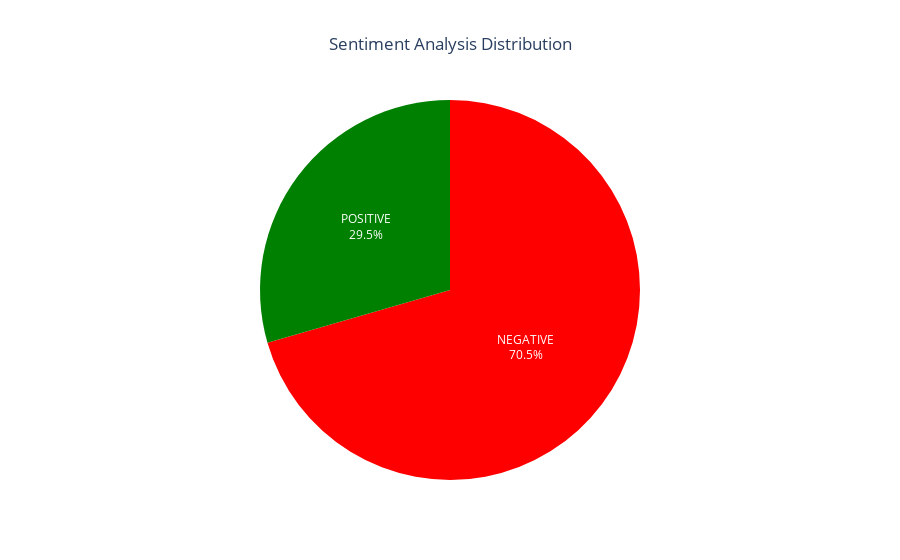

The notebook cell saved with this chart:
### Code cell
labels = list(sentiment_result.keys())  # ['NEGATIVE', 'POSITIVE']
values = list(sentiment_result.values())  # [39, 23]

fig = px.pie(
    names=labels, 
    values=values, 
    title="Sentiment Analysis Distribution",
    color=labels,
    color_discrete_map={"NEGATIVE": "red", "POSITIVE": "green"}
)

fig.update_traces(textinfo="percent+label")
fig.update_layout(
    title_x=0.5,  # 标题居中
    showlegend=False  # 隐藏侧边图例
)

fig.show()

### Figure 1 — Plotly figure (JSON) as saved in the notebook; plotly's stock layout.template omitted (floating-point values rounded to 4 significant figures)
{"data": [{"customdata": [["POSITIVE"], ["NEGATIVE"]], "domain": {"x": [0, 1], "y": [0, 1]}, "hovertemplate": "label=%{label}<br>value=%{value}<br>color=%{customdata[0]}<extra></extra>", "labels": ["POSITIVE", "NEGATIVE"], "legendgroup": "", "marker": {"colors": ["green", "red"]}, "name": "", "showlegend": true, "textinfo": "percent+label", "type": "pie", "values": [473, 1132]}], "layout": {"legend": {"tracegroupgap": 0}, "showlegend": false, "title": {"text": "Sentiment Analysis Distribution", "x": 0.5}}}
